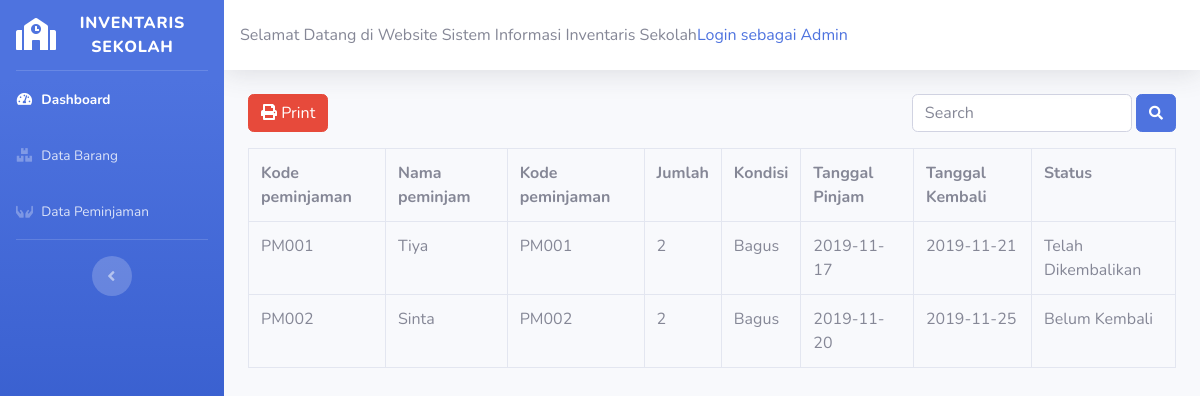
Page /index.php/user/data_peminjaman_user on the committed database.
### tables this page shows
CREATE TABLE `tb_peminjaman` (
  `kd_peminjaman` varchar(5) NOT NULL,
  `nm_peminjam` varchar(25) NOT NULL,
  `kd_barang` varchar(5) NOT NULL,
  `jumlah` int(4) NOT NULL,
  `kondisi` varchar(20) NOT NULL,
  `tgl_pinjam` date NOT NULL,
  `tgl_kembali` date NOT NULL,
  `status` varchar(20) NOT NULL
);

### application/controllers/user/data_peminjaman_user.php (called while the page is built, shortened)
<?php
class Data_peminjaman_user extends CI_Controller{
	public function __construct(){
	$this->load->model('model_peminjaman');
	$this->load->helper(array('url'));
	}
	public function index()
	{
		$data['peminjaman'] = $this->model_peminjaman_user->tampil_data()->result();
		$this->load->view('template_user/header');
		$this->load->view('template_user/sidebar');
		$this->load->view('user/data_peminjaman_user', $data);
		$this->load->view('template_user/footer');
	}
}

### index.php (called while the page is built, shortened)
<?php
require_once BASEPATH.'core/CodeIgniter.php';

### application/models/user/model_peminjaman_user.php (called while the page is built, shortened)
<?php
class Model_peminjaman_user extends CI_Model{
	public function tampil_data(){
		return $this->db->get('tb_peminjaman');
	}
}

### application/views/user/data_peminjaman_user.php (the view)
<div class="container-fluid">
	<a class="btn btn-danger" href=" <?php echo base_url('user/data_peminjaman_user/print') ?>"><i class="fa fa-print"></i> Print</a>
		<div class="d-inline-block form-inline mb-3 float-right">
		<?php echo form_open('user/data_peminjaman_user/search') ?>
		<input type="text" name="keyword" class="form-control pull-right" placeholder="Search">
		<button type="submit" class="btn btn-primary"><i class="fas fa-search fa-sm"></i></button>
		<?php echo form_close() ?>
	</div>
	<table class="table table-bordered">
		<tr>
			<th>Kode peminjaman</th>
			<th>Nama peminjam</th>
			<th>Kode peminjaman</th>
			<th>Jumlah</th>
			<th>Kondisi</th>
			<th>Tanggal Pinjam</th>
			<th>Tanggal Kembali</th>
			<th>Status</th>
		</tr>
		<?php
		foreach($peminjaman as $pjm) : ?>
			<tr>
				<td><?php echo $pjm->kd_peminjaman ?></td>
				<td><?php echo $pjm->nm_peminjam ?></td>
				<td><?php echo $pjm->kd_peminjaman ?></td>
				<td><?php echo $pjm->jumlah ?></td>
				<td><?php echo $pjm->kondisi ?></td>
				<td><?php echo $pjm->tgl_pinjam ?></td>
				<td><?php echo $pjm->tgl_kembali ?></td>
				<td><?php echo $pjm->status ?></td>
			</tr>
		<?php endforeach; ?>
	</table>
</div>

### rows in the picture
tb_peminjaman: kd_peminjaman "PM001", nm_peminjam "Tiya", jumlah "2", kondisi "Bagus", tgl_pinjam "2019-11-17", tgl_kembali "2019-11-21", status "Telah Dikembalikan"
tb_peminjaman: kd_peminjaman "PM002", nm_peminjam "Sinta", jumlah "2", kondisi "Bagus", tgl_pinjam "2019-11-20", tgl_kembali "2019-11-25", status "Belum Kembali"

### other values in the picture
anchor('auth/login','Login sebagai Admin') "Login sebagai Admin"
